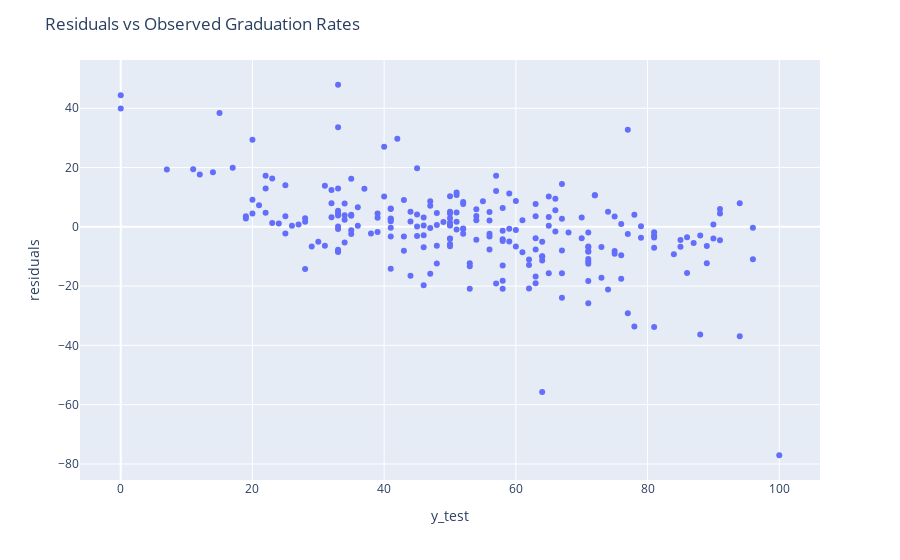

Notebook code for this chart:
### Markdown cell above
# Residual Plots

### Code cell
residuals = logger.y_pred - logger.y_test
resid_data = {
    'y_test': logger.y_test,
    'Residuals':residuals,
}
fig = px.scatter(resid_data, x='y_test', y='residuals')
fig.update_layout(title='Residuals vs Observed Graduation Rates')
fig.show()

### Figure 1 — Plotly figure (JSON) as saved in the notebook; plotly's stock layout.template omitted (floating-point values rounded to 4 significant figures; data arrays with more than 128 entries replaced by an {"elided": "..."} marker saying what was removed)
{"data": [{"hovertemplate": "y_test=%{x}<br>residuals=%{y}<extra></extra>", "legendgroup": "", "marker": {"color": "#636efa", "symbol": "circle"}, "mode": "markers", "name": "", "orientation": "v", "showlegend": false, "type": "scatter", "x": {"elided": "232 int values"}, "xaxis": "x", "y": {"elided": "232 float values"}, "yaxis": "y"}], "layout": {"legend": {"tracegroupgap": 0}, "margin": {"t": 60}, "title": {"text": "Residuals vs Observed Graduation Rates"}, "xaxis": {"anchor": "y", "domain": [0, 1], "title": {"text": "y_test"}}, "yaxis": {"anchor": "x", "domain": [0, 1], "title": {"text": "residuals"}}}}
